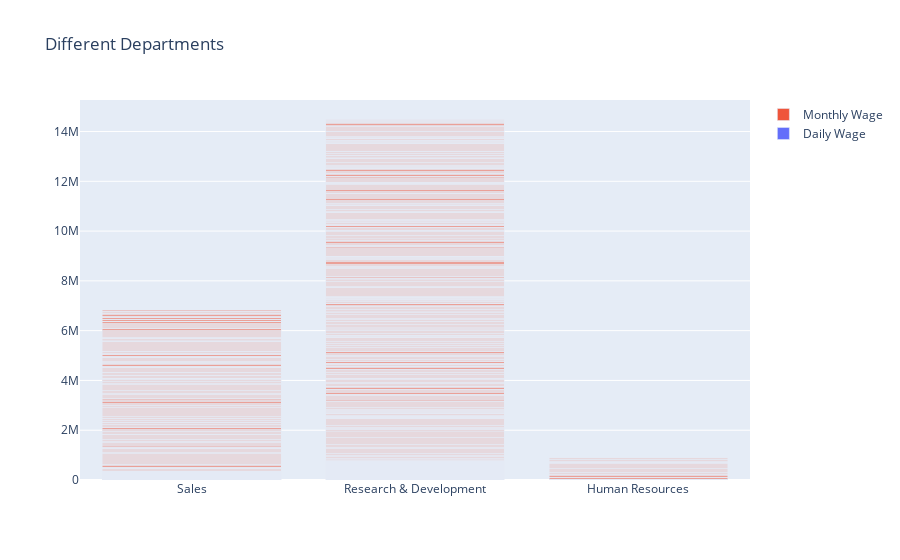

The code cell stored with this chart in its notebook:
### Markdown cell above
**Stacked Bar Chart**

### Code cell
trace1 = go.Bar(
         x = data['Department'],
         y = data['DailyRate'],
         name = 'Daily Wage',
       
)
trace2 = go.Bar(
         x = data['Department'],
         y = data['MonthlyRate'],
         name = 'Monthly Wage',
       
)
trace = [trace1, trace2]

layout = go.Layout(
    barmode = 'stack',
    title = 'Different Departments')

fig = go.Figure(data = trace, layout = layout)
py.iplot(fig)

### Figure 1 — Plotly figure (JSON) as saved in the notebook; plotly's stock layout.template omitted (floating-point values rounded to 4 significant figures; data arrays with more than 128 entries replaced by an {"elided": "..."} marker saying what was removed)
{"data": [{"name": "Daily Wage", "type": "bar", "x": {"elided": "1470 str values"}, "y": {"elided": "1470 int values"}}, {"name": "Monthly Wage", "type": "bar", "x": {"elided": "1470 str values"}, "y": {"elided": "1470 int values"}}], "layout": {"barmode": "stack", "title": {"text": "Different Departments"}}}
